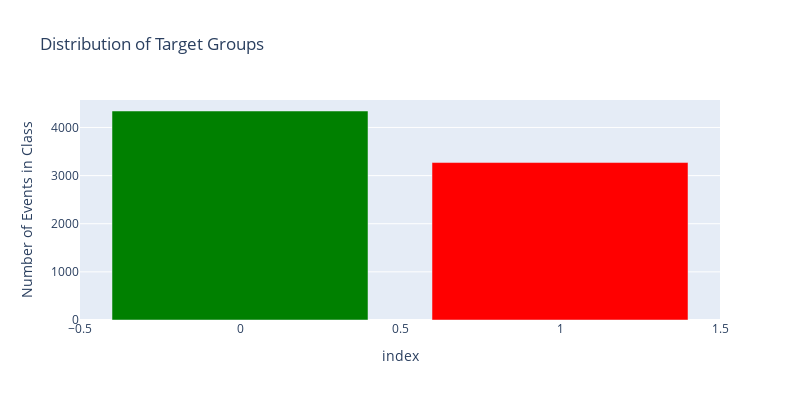

Write notebook code for a chart like this one.
### Code cell
fig = px.bar(group_counts, x=group_counts.index, y=group_counts,
       labels={'x': 'Target Group', 'y': 'Number of Events in Class'},
       title='Distribution of Target Groups')

fig.update_layout(
    width=800,
    height=400
)

fig.update_traces(marker_color=['green', 'red'])

### Figure 1 — Plotly figure (JSON) as saved in the notebook; plotly's stock layout.template omitted (floating-point values rounded to 4 significant figures)
{"data": [{"alignmentgroup": "True", "hovertemplate": "index=%{x}<br>Number of Events in Class=%{y}<extra></extra>", "legendgroup": "", "marker": {"color": ["green", "red"], "pattern": {"shape": ""}}, "name": "", "offsetgroup": "", "orientation": "v", "showlegend": false, "textposition": "auto", "type": "bar", "x": [0, 1], "xaxis": "x", "y": [4342, 3271], "yaxis": "y"}], "layout": {"barmode": "relative", "height": 400, "legend": {"tracegroupgap": 0}, "title": {"text": "Distribution of Target Groups"}, "width": 800, "xaxis": {"anchor": "y", "domain": [0, 1], "title": {"text": "index"}}, "yaxis": {"anchor": "x", "domain": [0, 1], "title": {"text": "Number of Events in Class"}}}}
